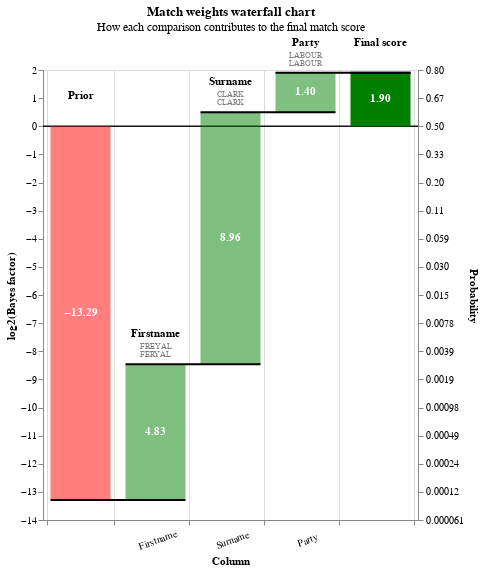

Here is the notebook cell this chart was saved with:
### Code cell
# Show waterfall charts for not exact matches

linker.waterfall_chart(df_extra.to_dict(orient="records"))

### Figure 1 — Vega-Lite specification as saved in the notebook (floating-point values rounded to 4 significant figures)
{"$schema": "https://vega.github.io/schema/vega-lite/v5.2.0.json", "height": 450, "resolve": {"axis": {"y": "independent"}}, "width": {"step": 75}, "data": {"values": [{"column_name": "Prior", "label_for_charts": "Starting match weight (prior)", "sql_condition": null, "log2_bayes_factor": -13.29, "bayes_factor": 0.0001, "comparison_vector_value": null, "m_probability": null, "u_probability": null, "bayes_factor_description": null, "value_l": "", "value_r": "", "term_frequency_adjustment": null, "bar_sort_order": 0, "record_number": 0}, {"column_name": "Firstname", "label_for_charts": "jaccard >= 0.9", "sql_condition": "jaccard(\"Firstname_l\", \"Firstname_r\") >= 0.9", "log2_bayes_factor": 4.828, "bayes_factor": 28.41, "comparison_vector_value": 1, "m_probability": 0.008969, "u_probability": 0.0003157, "bayes_factor_description": "If comparison level is `jaccard >= 0.9` then comparison is 28.41 times more likely to be a match", "value_l": "FREYAL", "value_r": "FERYAL", "term_frequency_adjustment": false, "bar_sort_order": 1, "record_number": 0}, {"column_name": "Surname", "label_for_charts": "Exact match", "sql_condition": "\"Surname_l\" = \"Surname_r\"", "log2_bayes_factor": 8.96, "bayes_factor": 498.1, "comparison_vector_value": 1, "m_probability": 0.9865, "u_probability": 0.00198, "bayes_factor_description": "If comparison level is `exact match` then comparison is 498.09 times more likely to be a match", "value_l": "CLARK", "value_r": "CLARK", "term_frequency_adjustment": false, "bar_sort_order": 2, "record_number": 0}, {"column_name": "Party", "label_for_charts": "Exact match", "sql_condition": "\"Party_l\" = \"Party_r\"", "log2_bayes_factor": 1.403, "bayes_factor": 2.644, "comparison_vector_value": 1, "m_probability": 0.89, "u_probability": 0.3366, "bayes_factor_description": "If comparison level is `exact match` then comparison is 2.64 times more likely to be a match", "value_l": "LABOUR", "value_r": "LABOUR", "term_frequency_adjustment": false, "bar_sort_order": 3, "record_number": 0}, {"column_name": "Final score", "label_for_charts": "Final score", "sql_condition": null, "log2_bayes_factor": 1.903, "bayes_factor": 3.741, "comparison_vector_value": null, "m_probability": null, "u_probability": null, "bayes_factor_description": null, "value_l": "", "value_r": "", "term_frequency_adjustment": null, "bar_sort_order": 4, "record_number": 0}, {"column_name": "Prior", "label_for_charts": "Starting match weight (prior)", "sql_condition": null, "log2_bayes_factor": -13.29, "bayes_factor": 0.0001, "comparison_vector_value": null, "m_probability": null, "u_probability": null, "bayes_factor_description": null, "value_l": "", "value_r": "", "term_frequency_adjustment": null, "bar_sort_order": 0, "record_number": 1}, {"column_name": "Firstname", "label_for_charts": "jaccard >= 0.9", "sql_condition": "jaccard(\"Firstname_l\", \"Firstname_r\") >= 0.9", "log2_bayes_factor": 4.828, "bayes_factor": 28.41, "comparison_vector_value": 1, "m_probability": 0.008969, "u_probability": 0.0003157, "bayes_factor_description": "If comparison level is `jaccard >= 0.9` then comparison is 28.41 times more likely to be a match", "value_l": "THANGHAM", "value_r": "THANGAM", "term_frequency_adjustment": false, "bar_sort_order": 1, "record_number": 1}, {"column_name": "Surname", "label_for_charts": "Exact match", "sql_condition": "\"Surname_l\" = \"Surname_r\"", "log2_bayes_factor": 8.96, "bayes_factor": 498.1, "comparison_vector_value": 1, "m_probability": 0.9865, "u_probability": 0.00198, "bayes_factor_description": "If comparison level is `exact match` then comparison is 498.09 times more likely to be a match", "value_l": "DEBBONAIRE", "value_r": "DEBBONAIRE", "term_frequency_adjustment": false, "bar_sort_order": 2, "record_number": 1}, {"column_name": "Party", "label_for_charts": "Exact match", "sql_condition": "\"Party_l\" = \"Party_r\"", "log2_bayes_factor": 1.403, "bayes_factor": 2.644, "comparison_vector_value": 1, "m_probability": 0.89, "u_probability": 0.3366, "bayes_factor_description": "If comparison level is `exact match` then comparison is 2.64 times more likely to be a match", "value_l": "LABOUR", "value_r": "LABOUR", "term_frequency_adjustment": false, "bar_sort_order": 3, "record_number": 1}, {"column_name": "Final score", "label_for_charts": "Final score", "sql_condition": null, "log2_bayes_factor": 1.903, "bayes_factor": 3.741, "comparison_vector_value": null, "m_probability": null, "u_probability": null, "bayes_factor_description": null, "value_l": "", "value_r": "", "term_frequency_adjustment": null, "bar_sort_order": 4, "record_number": 1}, {"column_name": "Prior", "label_for_charts": "Starting match weight (prior)", "sql_condition": null, "log2_bayes_factor": -13.29, "bayes_factor": 0.0001, "comparison_vector_value": null, "m_probability": null, "u_probability": null, "bayes_factor_description": null, "value_l": "", "value_r": "", "term_frequency_adjustment": null, "bar_sort_order": 0, "record_number": 2}, {"column_name": "Firstname", "label_for_charts": "jaccard >= 0.9", "sql_condition": "jaccard(\"Firstname_l\", \"Firstname_r\") >= 0.9", "log2_bayes_factor": 4.828, "bayes_factor": 28.41, "comparison_vector_value": 1, "m_probability": 0.008969, "u_probability": 0.0003157, "bayes_factor_description": "If comparison level is `jaccard >= 0.9` then comparison is 28.41 times more likely to be a match", "value_l": "ANNALIESE", "value_r": "ANNELIESE", "term_frequency_adjustment": false, "bar_sort_order": 1, "record_number": 2}, {"column_name": "Surname", "label_for_charts": "Exact match", "sql_condition": "\"Surname_l\" = \"Surname_r\"", "log2_bayes_factor": 8.96, "bayes_factor": 498.1, "comparison_vector_value": 1, "m_probability": 0.9865, "u_probability": 0.00198, "bayes_factor_description": "If comparison level is `exact match` then comparison is 498.09 times more likely to be a match", "value_l": "DODDS", "value_r": "DODDS", "term_frequency_adjustment": false, "bar_sort_order": 2, "record_number": 2}, {"column_name": "Party", "label_for_charts": "All other comparisons", "sql_condition": "ELSE", "log2_bayes_factor": -2.592, "bayes_factor": 0.1659, "comparison_vector_value": 0, "m_probability": 0.11, "u_probability": 0.6634, "bayes_factor_description": "If comparison level is `all other comparisons` then comparison is  6.03 times less likely to be a match", "value_l": "NAN", "value_r": "LABOUR/CO-OPERATIVE", "term_frequency_adjustment": false, "bar_sort_order": 3, "record_number": 2}, {"column_name": "Final score", "label_for_charts": "Final score", "sql_condition": null, "log2_bayes_factor": -2.091, "bayes_factor": 0.2348, "comparison_vector_value": null, "m_probability": null, "u_probability": null, "bayes_factor_description": null, "value_l": "", "value_r": "", "term_frequency_adjustment": null, "bar_sort_order": 4, "record_number": 2}]}, "config": {"view": {"continuousWidth": 400, "continuousHeight": 300}}, "params": [{"name": "record_number", "value": 0, "bind": {"input": "range", "min": 0, "max": 2, "step": 1}, "description": "Filter by the interation number"}], "title": {"text": "Match weights waterfall chart", "subtitle": "How each comparison contributes to the final match score"}, "transform": [{"filter": "(datum.record_number == record_number)"}, {"filter": "(datum.bayes_factor !== 1.0)"}, {"window": [{"op": "sum", "field": "log2_bayes_factor", "as": "sum"}, {"op": "lead", "field": "column_name", "as": "lead"}], "frame": [null, 0]}, {"calculate": "datum.column_name === \"Final score\" ? datum.sum - datum.log2_bayes_factor : datum.sum", "as": "sum"}, {"calculate": "datum.lead === null ? datum.column_name : datum.lead", "as": "lead"}, {"calculate": "datum.column_name === \"Final score\" || datum.column_name === \"Prior match weight\" ? 0 : datum.sum - datum.log2_bayes_factor", "as": "previous_sum"}, {"calculate": "datum.sum > datum.previous_sum ? datum.column_name : \"\"", "as": "top_label"}, {"calculate": "datum.sum < datum.previous_sum ? datum.column_name : \"\"", "as": "bottom_label"}, {"calculate": "datum.sum > datum.previous_sum ? datum.sum : datum.previous_sum", "as": "sum_top"}, {"calculate": "datum.sum < datum.previous_sum ? datum.sum : datum.previous_sum", "as": "sum_bottom"}, {"calculate": "(datum.sum + datum.previous_sum) / 2", "as": "center"}, {"calculate": "(datum.log2_bayes_factor > 0 ? \"+\" : \"\") + datum.log2_bayes_factor", "as": "text_log2_bayes_factor"}, {"calculate": "datum.sum < datum.previous_sum ? 4 : -4", "as": "dy"}, {"calculate": "datum.sum < datum.previous_sum ? \"top\" : \"bottom\"", "as": "baseline"}, {"calculate": "1. / (1 + pow(2, -1.*datum.sum))", "as": "prob"}, {"calculate": "0*datum.sum", "as": "zero"}], "layer": [{"layer": [{"mark": "rule", "encoding": {"y": {"field": "zero", "type": "quantitative"}, "size": {"value": 0.5}, "color": {"value": "black"}}}, {"mark": {"type": "bar", "width": 60}, "encoding": {"color": {"condition": {"value": "red", "test": "(datum.log2_bayes_factor < 0)"}, "value": "green"}, "opacity": {"condition": {"value": 1, "test": "datum.column_name == 'Prior match weight' || datum.column_name == 'Final score'"}, "value": 0.5}, "tooltip": [{"type": "nominal", "field": "column_name", "title": "Comparison column"}, {"type": "nominal", "field": "value_l", "title": "Value (L)"}, {"type": "nominal", "field": "value_r", "title": "Value (R)"}, {"type": "ordinal", "field": "label_for_charts", "title": "Label"}, {"type": "nominal", "field": "sql_condition", "title": "SQL condition"}, {"type": "nominal", "field": "comparison_vector_value", "title": "Comparison vector value"}, {"type": "quantitative", "field": "bayes_factor", "title": "Bayes factor = m/u", "format": ",.4f"}, {"type": "quantitative", "field": "log2_bayes_factor", "title": "Match weight = log2(m/u)", "format": ",.4f"}, {"type": "quantitative", "field": "prob", "format": ".4f", "title": "Adjusted match score"}, {"type": "nominal", "field": "bayes_factor_description", "title": "Match weight description"}], "x": {"type": "nominal", "axis": {"labelExpr": "datum.value == 'Prior' || datum.value == 'Final score' ? '' : datum.value", "labelAngle": -20, "labelAlign": "center", "labelPadding": 10, "title": "Column", "grid": true, "tickBand": "extent"}, "field": "column_name", "sort": {"field": "bar_sort_order", "order": "ascending"}}, "y": {"type": "quantitative", "axis": {"grid": false, "orient": "left", "title": "log2(Bayes factor)"}, "field": "previous_sum"}, "y2": {"field": "sum"}}}, {"mark": {"type": "text", "fontWeight": "bold"}, "encoding": {"color": {"value": "white"}, "text": {"condition": {"type": "nominal", "field": "log2_bayes_factor", "format": ".2f", "test": "abs(datum.log2_bayes_factor) > 1"}, "value": ""}, "x": {"type": "nominal", "axis": {"labelAngle": 0, "title": "Column"}, "field": "column_name", "sort": {"field": "bar_sort_order", "order": "ascending"}}, "y": {"type": "quantitative", "axis": {"orient": "left"}, "field": "center"}}}, {"mark": {"type": "text", "baseline": "bottom", "dy": -25, "fontWeight": "bold"}, "encoding": {"color": {"value": "black"}, "text": {"type": "nominal", "field": "column_name"}, "x": {"type": "nominal", "axis": {"labelAngle": 0, "title": "Column"}, "field": "column_name", "sort": {"field": "bar_sort_order", "order": "ascending"}}, "y": {"type": "quantitative", "field": "sum_top"}}}, {"mark": {"type": "text", "baseline": "bottom", "fontSize": 8, "dy": -13}, "encoding": {"color": {"value": "grey"}, "text": {"type": "nominal", "field": "value_l"}, "x": {"type": "nominal", "axis": {"labelAngle": 0, "title": "Column"}, "field": "column_name", "sort": {"field": "bar_sort_order", "order": "ascending"}}, "y": {"type": "quantitative", "field": "sum_top"}}}, {"mark": {"type": "text", "baseline": "bottom", "fontSize": 8, "dy": -5}, "encoding": {"color": {"value": "grey"}, "text": {"type": "nominal", "field": "value_r"}, "x": {"type": "nominal", "axis": {"labelAngle": 0, "title": "Column"}, "field": "column_name", "sort": {"field": "bar_sort_order", "order": "ascending"}}, "y": {"type": "quantitative", "field": "sum_top"}}}]}, {"mark": {"type": "rule", "color": "black", "strokeWidth": 2, "x2Offset": 30, "xOffset": -30}, "encoding": {"x": {"type": "nominal", "axis": {"labelAngle": 0, "title": "Column"}, "field": "column_name", "sort": {"field": "bar_sort_order", "order": "ascending"}}, "x2": {"field": "lead"}, "y": {"type": "quantitative", "axis": {"labelExpr": "format(1 / (1 + pow(2, -1*datum.value)), '.2r')", "orient": "right", "title": "Probability"}, "field": "sum", "scale": {"zero": false}}}}]}
